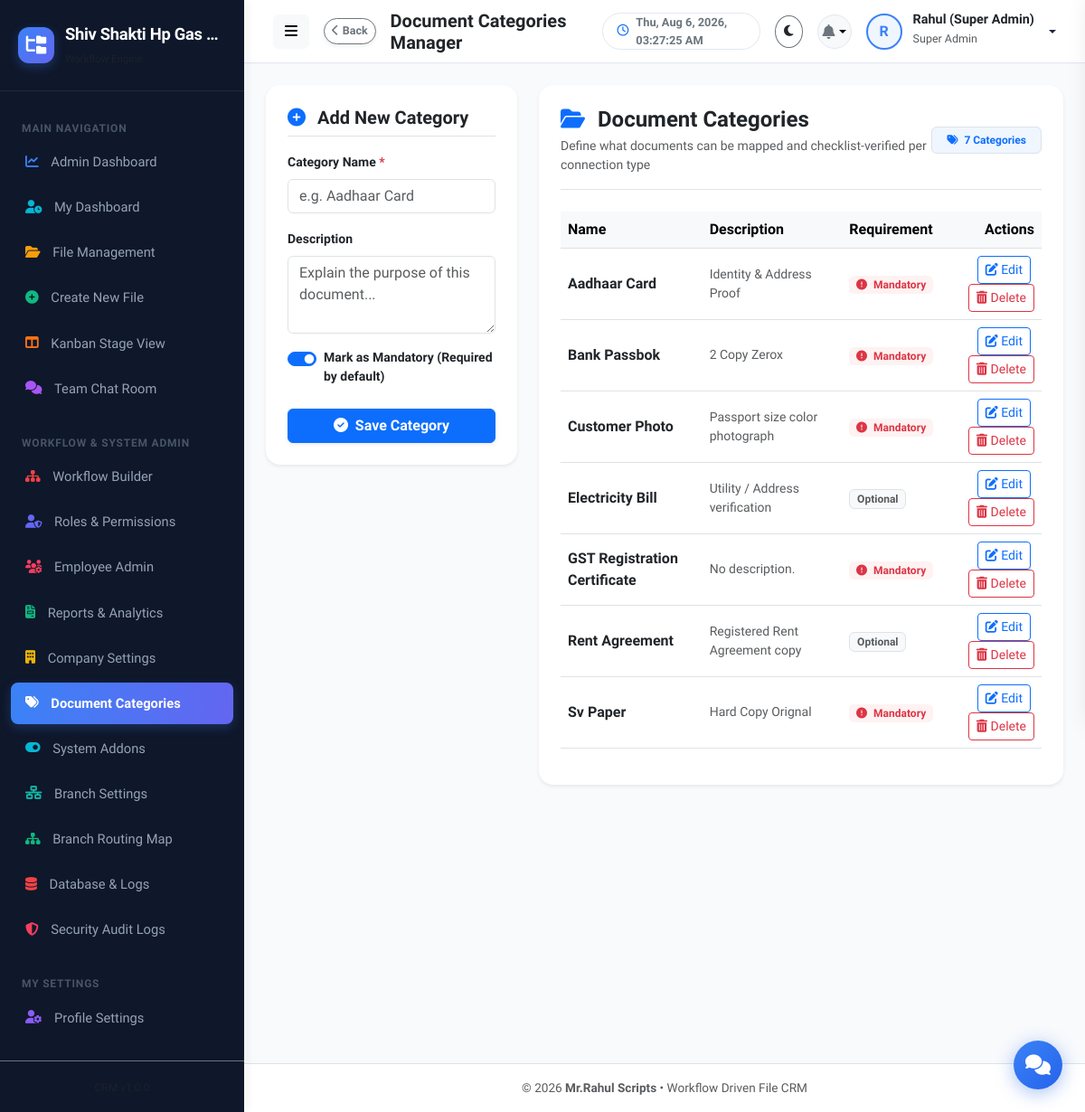
The app's page /admin/document-types.php (signed in), older data.
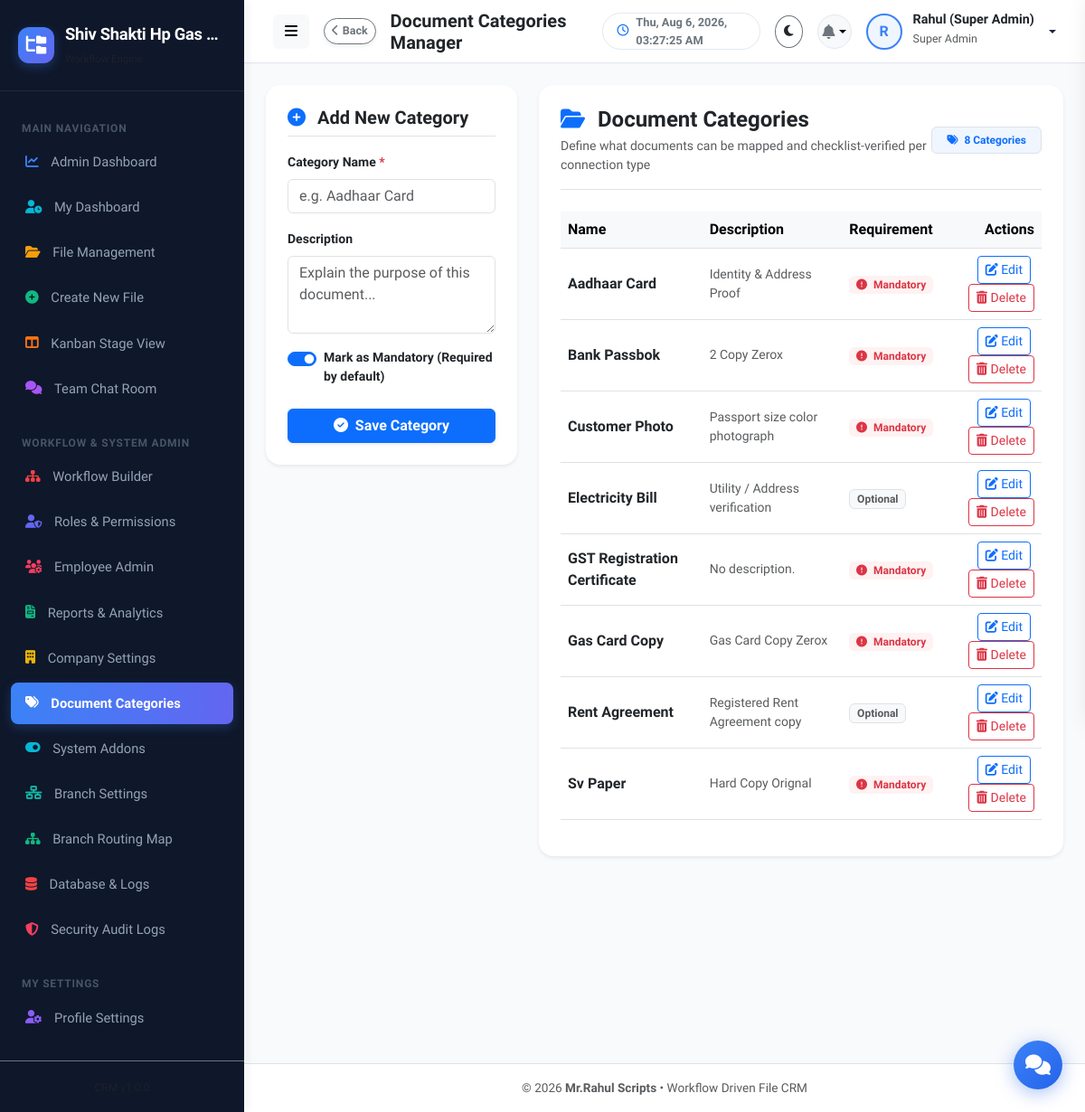
The same page, newer data.
### tables this page shows
CREATE TABLE document_types (
                            id INTEGER PRIMARY KEY AUTOINCREMENT,
                            name TEXT NOT NULL UNIQUE,
                            description TEXT,
                            is_mandatory INTEGER DEFAULT 1
                        );

### admin/document-types.php (the view, shortened to what this page needs)
<?php
require_once __DIR__ . '/../includes/header.php';
$db = getDB();
$docTypes = $db->query("SELECT * FROM document_types ORDER BY name ASC")->fetchAll();
?>
<div class="row g-4">
  <div class="col-lg-4">
    <div class="card border-0 shadow-sm p-4" style="border-radius: var(--radius-lg);">
      <h5 class="fw-bold text-dark border-bottom pb-2 mb-3" id="formTitle">
        <i class="fas fa-plus-circle text-primary me-2"></i> Add New Category
      </h5>
      <form action="document-types.php" method="POST" id="docTypeForm">
        <div class="mb-3">
          <label class="form-label fw-bold small">Category Name <span class="text-danger">*</span></label>
          <input type="text" name="name" id="doc_name" class="form-control" placeholder="e.g. Aadhaar Card" required>
        </div>
        <div class="mb-3">
          <label class="form-label fw-bold small">Description</label>
          <textarea name="description" id="doc_desc" class="form-control" rows="3" placeholder="Explain the purpose of this document..."></textarea>
        </div>
        <div class="form-check form-switch mb-4">
          <input class="form-check-input" type="checkbox" name="is_mandatory" id="doc_mandatory" value="1" checked>
          <label class="form-check-input-label fw-semibold small" for="doc_mandatory">Mark as Mandatory (Required by default)</label>
        </div>
        <div class="d-flex gap-2">
          <button type="submit" class="btn btn-primary flex-fill fw-bold shadow-sm">
            <i class="fas fa-check-circle me-1"></i> Save Category
          </button>
        </div>
      </form>
    </div>
  </div>
  <div class="col-lg-8">
    <div class="card border-0 shadow-sm p-4" style="border-radius: var(--radius-lg);">
      <div class="d-flex justify-content-between align-items-center border-bottom pb-3 mb-4">
        <div>
          <h4 class="fw-bold mb-1 text-dark"><i class="fas fa-folder-open text-primary me-2"></i> Document Categories</h4>
          <p class="text-muted small mb-0">Define what documents can be mapped and checklist-verified per connection type</p>
        </div>
        <span class="badge bg-primary-soft text-primary border px-3 py-2">
          <i class="fas fa-tags me-1"></i> <?= count($docTypes) ?> Categories
        </span>
      </div>
      <?php if (empty($docTypes)): ?>
        <div class="text-center py-5">
          <div class="text-muted mb-3"><i class="fas fa-file-invoice fa-3x"></i></div>
          <p class="text-muted mb-0">No document categories defined yet.</p>
        </div>
      <?php else: ?>
        <div class="table-responsive">
          <table class="table table-hover align-middle">
            <thead class="table-light">
              <tr>
                <th>Name</th>
                <th>Description</th>
                <th>Requirement</th>
                <th class="text-end">Actions</th>
              </tr>
            </thead>
            <tbody>
              <?php foreach ($docTypes as $d): ?>
                <tr>
                  <td>
                    <strong class="text-dark d-block"><?= htmlspecialchars($d['name']) ?></strong>
                  </td>
                  <td class="small text-muted" style="max-width: 250px; text-truncate: ellipsis;"><?= htmlspecialchars($d['description'] ?: 'No description.') ?></td>
                  <td>
                    <?php if ($d['is_mandatory'] == 1): ?>
                      <span class="badge bg-danger-soft text-danger fw-bold"><i class="fas fa-exclamation-circle me-1"></i> Mandatory</span>
                    <?php else: ?>
                      <span class="badge bg-light text-muted border fw-semibold">Optional</span>
                    <?php endif; ?>
                  </td>
                  <td class="text-end">
                    <button type="button" class="btn btn-sm btn-outline-primary me-1" onclick="editDocType(<?= $d['id'] ?>, '<?= htmlspecialchars(addslashes($d['name'])) ?>', '<?= htmlspecialchars(addslashes($d['description'])) ?>', <?= $d['is_mandatory'] ?>)">
                      <i class="fas fa-edit"></i> Edit
                    </button>
                    <a href="document-types.php?delete_id=<?= $d['id'] ?>" class="btn btn-sm btn-outline-danger" onclick="return confirm('Are you sure you want to delete this category?')">
                      <i class="fas fa-trash-alt"></i> Delete
                    </a>
                  </td>
                </tr>
              <?php endforeach; ?>
            </tbody>
          </table>
        </div>
      <?php endif; ?>
    </div>
  </div>
</div>
<?php require_once __DIR__ . '/../includes/footer.php'; ?>

Row changes from the older to the newer data that the page shows:
added document_types: name "Gas Card Copy", description "Gas Card Copy Zerox", is_mandatory 1 (drawn)
Text that changed along with them:
count($docTypes): "7" → "8"
